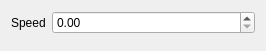
<?xml version="1.0" encoding="UTF-8"?>
<ui version="4.0">
 <class>CamCompWidget</class>
 <widget class="QWidget" name="CamCompWidget">
  <property name="geometry">
   <rect>
    <x>0</x>
    <y>0</y>
    <width>266</width>
    <height>51</height>
   </rect>
  </property>
  <property name="windowTitle">
   <string>Camera Component</string>
  </property>
  <layout class="QVBoxLayout" name="verticalLayout">
   <item>
    <layout class="QFormLayout" name="formLayout">
     <item row="0" column="0">
      <widget class="QLabel" name="label">
       <property name="text">
        <string>Speed</string>
       </property>
      </widget>
     </item>
     <item row="0" column="1">
      <widget class="QDoubleSpinBox" name="mSpeedSB"/>
     </item>
    </layout>
   </item>
  </layout>
 </widget>
 <resources/>
 <connections>
  <connection>
   <sender>mSpeedSB</sender>
   <signal>valueChanged(double)</signal>
   <receiver>CamCompWidget</receiver>
   <slot>onChangeSpeed(double)</slot>
   <hints>
    <hint type="sourcelabel">
     <x>79</x>
     <y>16</y>
    </hint>
    <hint type="destinationlabel">
     <x>8</x>
     <y>41</y>
    </hint>
   </hints>
  </connection>
 </connections>
 <slots>
  <slot>onChangeSpeed(double)</slot>
 </slots>
</ui>
